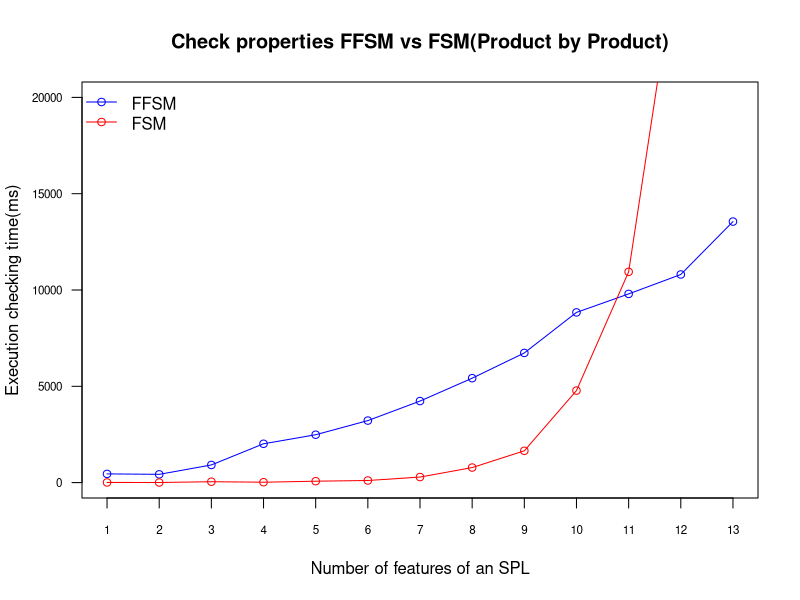
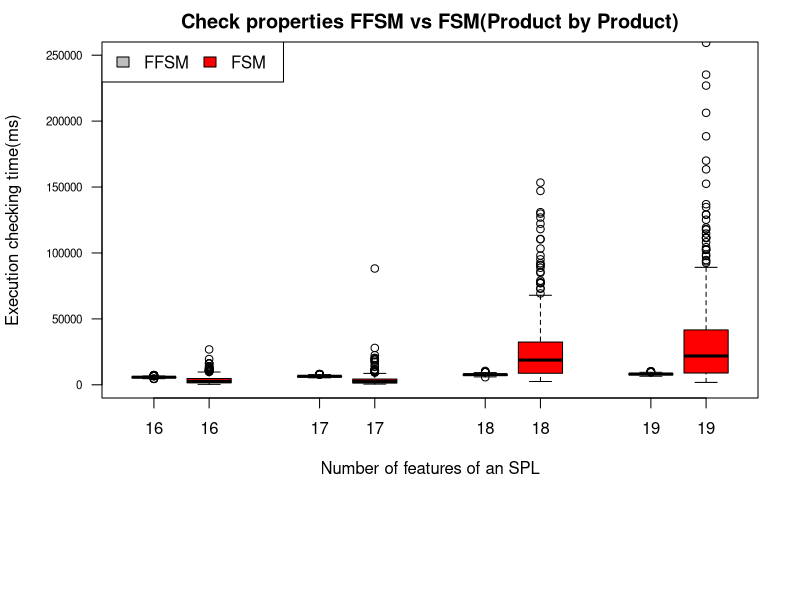

Recreate these plots in R, in order.
rm(list=ls())

Product = c(1,2,3,4,5,6,7,8,9,10,11,12,13)

ffsm = c(452,429,917,2016,2486,3220,4234,5421,6732,8837,9798,10806,13553)
fsm = c(7,4,46,20,72,109,288,781,1651,4778,10945,28753,88204)


plot(Product, ffsm, type="o", main="Check properties FFSM vs FSM(Product by Product)",
     col="blue", xlab="Number of features of an SPL", ylab="Execution checking time(ms)",
     ylim=c(0, 20000),  xaxt="n", yaxt="n")
lines(Product, fsm, col = "red", lty = 1, type="o", lwd=1)
ex2 <- expression("FFSM", "FSM")
legend("topleft", legend=ex2, lty=c(1,1), lwd=c(1,1), col=c("blue", "red"), 
       adj = c(0, .6), cex=1, pch=c(1,1), bty="n")
axis(1, at=Product,labels=Product, col.axis="black", las=1, cex.axis=0.7)
axis(2, col.axis="black", las=2, cex.axis=0.7)

mar.default <- c(5,4,4,2) + 0.1
par(mar = mar.default + c(0, 1, 0, 0))

data<-data.frame(
  ffsm16 = c(5635,5454,4958,5693,5629,5855,5289,5934,5275,5838,5151,5875,5934,5828,7075,5462,5104,5846,5934,5873,5702,5852,5954,5831,5012,5886,5563,5881,5753,5849,5890,5345,5286,5800,5647,5915,5247,5799,5698,5652,5676,5762,5358,5361,6807,5824,5104,5908,5198,5293,5837,5904,4961,5393,5286,5900,5861,5904,5138,5604,4836,5890,5554,6007,7112,5914,5784,5775,4678,6080,5652,5802,6012,5542,5599,5733,5879,5739,4576,5786,5891,5846,7054,5733,5459,5971,4448,5823,5910,5891,5216,5606,6190,5822,5358,5510,4923,5902,5929,5816,5495,5839,5418,5954,5988,5913,5015,5817,4830,5960,4625,5839,5257,5807,4795,5811,5706,5510,5828,5835,5965,5896,6663,5313,5433,5340,5167,5633,5950,5777,5218,5451,4529,6002,5813,5874,5773,7166,5384,5814,5825,5284,5810,5955,5401,5843,5012,5351,5443,5647,5517,5373,5850,5870,5246,5902,5479,5901,5873,5772,4778,5601,4819,5852,5628,5857,5119,5351,5851,5699,5256,5827,4854,5798,4795,5804,6827,5305,5842,5878,6808,6092,5701,5366,5351,5884,5329,5725,5746,5294,4878,5720,5346,5895,5797,5376,5442,5778,4950,5835,5933,5777,5332,5873,5220,5572,4673,5828,5815,5908,4773,5405,7129,5834,5388,6676,5957,5704,5650,6599,5337,6022,5870,5911,5876,6934,5866,5954,5826,5899,5106,5303,4817,5565,5123,5516,5891,6392,5901,5867,5779,5870,7050,5667,5174,5368,5776,5485,5214,5963,5750,5525,4868,5851,5292,5696,5867,5894,5919,5846,5301,5848,5388,5875,5861,5834,5232,5610,5815,5616,5849,5777,5813,5659,5964,5880,5577,5680,5869,5828,6622,5958,5837,7327,5485,6658,7484,6956,6746,5723,5213,5512,5107,5905,5957,5902,4993,5851,5867,5822,5947,5822,5045,6092,5682,7112,5332,5887,5670,5997,5731,5862,5326,5944,5199,6007,5265,5810,5394,5624,5572,5817,5413,5728,4802,5507,5012,5341,4890,5834,5606,6007,5550,5353,5305,5770,5673,5796,5955,5892,5767,5745,5922,5884,5478,5741,5804,5930,5037,5875,5637,5785,5488,5900,5665,5883,4764,5722,5808,6020,5621,5881,5903,5896,6166,5706,5132,5894,5755,5608,5849,5497,5070,6446,5227,5827,5219,5761,4888,6158,6486,6199,5722,6638,6457,7227,6006,6023,5514,5378,5170,6226,5858,5432,5377,5871,5208,5772,5907,5749),
  fsm16 = c(3225,3868,1766,2034,3590,750,1813,4306,2088,4188,7064,4462,4870,3501,4455,5489,4199,1605,827,3899,2073,1332,10659,5030,10167,5330,9490,4480,2836,2730,4086,4815,12544,10566,7120,7861,1032,3571,3371,4793,1394,4892,4517,1263,7059,3213,3672,5828,2092,4657,11064,14111,13544,10870,12267,8955,8882,11602,10503,7928,10196,8921,7146,3516,9483,7492,2857,7514,2714,4882,5799,1083,3385,1429,5108,2398,2379,1339,2911,1284,1488,2505,1264,2070,4879,5442,3367,822,2471,2319,7631,7578,4017,1849,6213,26838,4510,5390,1482,6514,8643,5321,7714,14025,9806,5376,6845,2392,10298,10770,3628,8181,8233,6722,16381,3790,6355,9258,12452,10669,16185,10799,5631,1254,4224,3164,10188,11310,7693,10575,3883,6632,11749,2569,3287,1524,1221,2789,2649,6776,4290,5692,2142,4244,7773,1662,9700,2089,1659,12369,16120,11169,2599,8033,7171,2223,3568,3955,4764,3761,1097,957,1479,1715,1708,1594,658,1429,666,1186,408,926,2116,1047,330,1982,2008,2047,1992,1195,3394,848,661,2221,2153,2735,3573,762,578,1499,2011,1032,2928,2203,3254,2229,1687,3529,1097,2657,866,2411,499,1094,1316,840,3132,1903,2753,522,3419,2155,2245,4046,3472,7165,5083,3506,4754,789,3700,1060,2853,1486,3563,1284,1039,1803,2483,2583,4044,874,3205,453,1109,5257,1306,4325,2549,6534,4537,3405,1176,1726,1960,1629,1564,1393,4033,1203,1465,972,2346,6297,13115,1516,1322,2122,4618,2026,1098,411,1852,1608,1743,891,2584,1439,1849,761,1411,5232,2794,8576,2878,2668,1629,1050,2709,1863,854,2238,1928,838,841,5483,1117,2998,2135,1829,887,2414,5407,6782,11997,2539,468,821,659,3941,641,3371,3038,494,724,1005,1576,486,4002,2254,2366,2673,6335,7489,4211,7525,2079,2655,2111,3656,743,1906,1481,2121,2286,3038,2506,1733,7740,8535,2203,5130,2614,1642,508,503,717,2655,2373,6089,954,1022,3417,2512,3187,1376,3142,2173,674,4418,19528,2424,2389,2297,2840,1928,3547,482,2241,541,2032,2543,1467,6835,2186,4710,2679,1733,1101,3354,2362,1514,1259,1444,912,1143,2272,557,679,1562,476,2482,2158,932,3461,3532,2311,2730,2565,2952,2616,843,2490,850,546,2234,1257,1927,2668,1202),
  ffsm17 = c(5826,6164,6133,6392,5823,6734,5703,6262,5563,6533,6681,6383,6443,5997,6702,6496,6721,6319,6613,6561,5720,5862,5951,7453,6705,6572,6708,6757,5415,7065,5891,6574,6608,6718,6290,6732,5356,6772,6726,6793,6647,6245,5300,6477,6285,6736,6414,6759,6622,6743,6445,6668,6331,6739,5610,6497,5795,6652,6545,6662,6498,6677,5784,6818,6397,8055,6791,6648,5905,5973,6692,6764,5952,6541,5870,6755,6290,6724,6762,6582,6591,6758,5755,5825,5866,6258,5563,6657,5582,6557,6520,6309,6436,6660,5776,6169,7053,6292,6341,6292,5501,6302,6744,6664,6013,6522,6479,6635,5784,6759,6069,6284,6725,6523,6588,6621,5509,6731,6487,6282,6883,7835,5491,5921,5625,6519,6274,6638,6405,6849,6716,6216,6296,6302,5725,6230,6215,6417,6013,7901,5792,6760,6721,6738,6479,6102,6740,8024,5600,6649,5761,6504,5825,7256,6977,6611,6725,6733,6793,6343,6053,6665,6391,6609,7733,6227,6775,6444,6323,6567,6763,6824,5890,6179,5586,6704,6061,6723,5777,7027,5290,6137,6118,6062,5523,6668,5844,6684,5626,6367,5538,6666,6020,6488,6546,6699,5652,6386,5723,6273,5719,6616,6774,6714,6276,6053,6686,6012,5447,5931,6740,6355,5775,6685,5871,7999,5949,7991,5650,6589,6699,6689,5528,6560,5554,6808,6345,6747,5792,6641,6336,6595,6397,6351,6309,5846,5335,6323,5701,5927,6396,6226,6452,6038,5676,6775,5465,6384,5521,6560,5902,6662,5643,6073,6765,6454,6209,6217,6545,6712,5766,6732,5789,8227,5868,7626,6162,6411,5737,6749,6724,6502,7172,6509,6953,6846,6856,6434,5559,6066,5743,6698,6476,6066,7358,6733,7814,6214,5739,6476,5812,6553,6680,6171,5764,6337,6202,6751,5804,6727,5666,6371,5873,6553,5917,6451,5950,6680,6627,7385,6273,7188,5836,5877,5705,6653,8117,6393,6211,6133,5661,6624,6455,6660,6581,6338,6725,6217,5368,6619,5654,6742,6570,6221,6175,6760,6281,8068,6758,6610,6257,6765,5728,6586,5794,6252,6647,6559,5478,6560,6679,6746,5931,6601,5778,6597,6590,6247,5787,6010,5706,7982,6366,6194,5619,5967,6647,6590,5653,6888,5686,6308,5943,6383,6535,6176,6746,6674,6024,7021,6349,6621,6398,6659,6375,5931,6304,6719,6438,6627,5846,6785,6453,6585,6558,6626,5528,6712,5846,6721),
  fsm17 = c(2493,3789,1623,2088,1640,4510,606,972,618,1055,1950,2030,995,622,922,672,2531,667,1965,814,680,1669,633,611,4009,3453,2890,2948,659,577,4272,756,4945,860,4344,5827,1337,1111,2107,3475,1940,645,1157,1041,2437,1603,1804,1070,1081,1700,2636,1198,1231,3330,1394,1544,1021,2011,1605,3202,8572,3552,5897,3524,4280,2681,11272,2530,942,2841,13588,1763,1733,6902,1830,4689,18375,3482,4461,11433,4898,1285,1130,6383,7773,1528,1935,7666,1933,1963,4566,3021,5710,4805,1260,1645,6794,1784,3966,1521,5200,1198,5206,1420,1486,2017,5258,9920,945,2388,1290,7369,2385,19432,4599,7100,3567,1721,1818,655,1403,1124,614,2618,20073,10438,2984,6467,5912,3324,1002,4743,2343,739,659,2658,1089,1587,2043,3682,921,1942,1051,994,1802,864,3366,731,2952,2319,3558,1185,1945,2393,1727,876,2898,810,940,1209,3174,2060,748,3166,4359,6174,3167,5440,3111,20420,6151,7689,5692,1431,3414,2350,1754,3321,10602,3119,5522,2160,6013,88215,11530,10947,3096,2659,9547,2809,4505,1369,17337,4965,7023,2457,10087,1499,4612,1050,4835,1179,754,2720,3615,1561,5400,4910,3313,1384,1139,1398,1761,1740,1386,1126,1830,3222,707,2818,3674,912,2863,721,748,931,1887,1633,4260,4119,1378,2463,992,833,3599,1552,6722,4551,1665,1238,2930,1909,4859,1757,3087,2648,1909,1059,1565,1138,2864,981,3237,1060,11138,2550,1164,1088,2611,738,1902,1528,945,3264,922,910,3604,591,2486,5073,1890,3341,7138,1074,2379,1859,2949,1273,5985,3547,6278,2044,2437,1310,2757,19229,9760,3191,5376,2114,6394,3452,1225,1536,1245,6364,2878,3765,7604,1707,3406,3856,4074,9258,8648,1197,1616,2597,1310,4460,1999,11086,6278,1679,1202,2872,1420,2757,1672,4408,3607,4498,17227,1705,999,3617,1393,5869,2174,1593,1252,4754,5041,8126,4694,1957,1373,3150,4355,2401,27984,1058,1147,1244,1744,4001,6610,7074,22432,4224,14966,3985,1499,1107,3158,685,941,3995,1058,3357,1514,2121,3190,2667,2455,6008,6813,1845,5819,1098,2911,6727,1716,1591,2624,1076,1834,7793,1930,3457,7934,4952,2137,8189,5484,4307,6272,1147,1209,1157,2334,1171,2862,2042,1570,2929,1313,2192,7469,6545),
  ffsm18 = c(8358,10567,7045,8101,6165,8080,7243,8012,7880,8168,6656,7423,6944,9178,6553,7148,6658,7976,8120,7622,9265,7174,6590,7208,7208,7677,7070,9262,6640,7816,7799,7775,6802,9210,7203,7176,5750,8031,6705,8024,6742,7584,6356,7230,7902,7954,7094,7874,6949,8421,7205,7960,7337,7838,7067,7853,7820,7617,9738,7981,7514,8055,8014,7644,7071,8168,7382,8063,6722,7911,6915,7736,7488,7780,7302,7570,8055,8280,7490,8274,7252,7864,7491,8028,6911,8190,6824,7502,8131,9624,7320,7995,7200,7996,7879,8034,6301,8006,6809,7726,6616,9744,7465,7862,7670,8163,8149,7491,9289,8249,7892,7917,6934,8228,7432,7247,7147,7779,8562,8449,7124,7880,6813,7633,6475,8209,6651,7451,8209,8025,7997,8044,7290,7892,6952,7735,7705,9764,6687,8060,6719,7794,6630,7850,7597,8169,7721,8213,7680,9617,6849,8046,7155,7460,7479,8127,8295,7919,8899,8035,8843,7751,8088,7935,6689,7590,7325,8224,7947,7590,7411,7726,7933,7901,7433,8157,6707,8136,9088,8132,7815,8853,7077,7257,7103,8026,6690,7712,6428,7697,6916,8078,9669,7665,8151,8012,8027,7912,7000,8116,7626,8098,8765,7948,7495,7712,6591,7977,7417,8012,6864,7281,6578,7814,7563,8056,7021,7928,6850,7487,7794,7948,6658,8123,7198,7773,6332,7204,7028,8114,6607,7589,6569,8034,7084,7652,6617,8128,6174,7930,6769,7690,6974,8105,6745,8228,8434,7262,7439,8137,7069,8007,7589,7528,6689,7399,7256,8052,6672,7545,6785,8299,8163,7730,6989,8137,6839,8222,6565,8014,9733,7846,8223,7967,6652,7818,7140,7182,7922,8138,7595,8055,8101,7700,7344,8072,7324,7831,7798,8259,7530,7779,7547,8008,6769,6887,7549,7221,7835,8158,7515,8075,6871,7714,7075,7802,7495,7923,7393,8176,8850,7926,7521,8128,7173,6983,8075,7354,7902,7892,6858,8065,6851,7968,6919,8046,8011,7511,7982,8011,7221,7902,6368,8223,8855,8166,8717,7976,7531,8000,7672,8059,7555,7899,6575,8003,6951,8013,7242,7628,7180,7858,8938,7722,6829,7578,6415,7588,7928,8099,6712,7330,6748,7871,7184,7768,6983,7988,6569,8098,8048,7980,7520,7660,7363,8033,7653,7343,6826,7538,7905,8033,6545,7494,6798,7951,6959,7964,8013,8027,6855,7139,6028,7463,6667,8068,6852,7658,7626,7887),
 fsm18 = c(7742,63009,77208,10790,35714,7626,8675,12722,9136,7475,25932,11539,40717,28695,8665,8043,7029,14238,25102,14012,8821,23479,54243,20862,11578,29288,44391,6351,77387,40875,46157,14776,73253,27943,24013,15021,32240,4116,92263,7523,14333,90907,22738,21360,95165,153368,28605,12887,103351,29233,130931,32361,18531,6959,300532,50696,12588,110382,3560,6531,2513,7961,15669,8130,4655,5894,37097,16259,16210,21219,42280,43425,43777,18923,44506,26404,22508,7905,21877,17530,64819,7932,55247,20094,11995,7979,12643,21114,20960,10027,28728,53947,33337,14523,2573,4943,8497,3075,27421,21289,9291,9964,53522,14944,22183,122187,11016,38707,21193,69301,28799,77715,25859,7395,110592,6923,29342,19867,88769,9242,46005,8400,8950,21273,21696,45818,18189,25038,48012,4963,3658,41036,13285,19004,8882,42010,5106,4833,56988,9697,9048,72852,13235,27309,24938,11567,6050,27149,9175,26901,17808,6072,9441,5648,22156,12687,22791,30422,8509,5173,27680,23802,36828,6456,18838,17557,67911,14217,9978,46382,5906,26323,8000,18848,5697,6395,23410,34969,6233,14082,51709,5187,12109,41549,41340,11897,24222,21806,43445,98019,6882,77066,43050,44547,32825,8580,11039,37259,60613,60690,47201,12665,23395,5668,28512,13801,37454,4563,3396,3036,38611,9415,15013,13172,21150,18152,6659,30373,8311,6298,16187,8877,4279,3118,18916,8265,5230,51753,7308,9502,6903,19730,11491,24179,3380,20373,35196,33116,5123,18204,13036,14714,15050,23208,34521,5056,5083,18929,21169,26453,26147,5464,8293,22954,9901,40792,5318,8432,37558,15735,28089,24369,35604,11549,20818,10424,12282,16672,21247,11848,39933,47317,11017,17842,21131,3760,7482,28539,15979,11868,5544,4042,26078,40918,8618,21309,21780,17871,7929,22234,39453,64328,8946,25067,12644,8383,4630,129833,25237,10509,16086,48495,45542,90588,22500,38911,13270,45597,37936,23633,29990,6479,9686,79021,22849,11813,28420,12710,24233,5736,17927,47295,13384,6746,41273,18883,6389,3706,33054,18328,7328,7485,20300,147059,39011,54764,11308,126900,55086,39561,11840,37919,5560,8641,7629,6796,23149,28890,14044,20523,18663,3081,9645,22550,3128,7889,3657,29013,35830,46713,11493,5760,27568,13809,28500,19522,23709,18428,6236,6072,3807,118102,44284,19891,4815,13738,21433,5458,14009,6074,4460,24189,7425,9816,85663,13985,10018,18433,33093,19789,32491,4525,37240,84960,17512,18694,20482,30930,31322,16557),
 ffsm19 = c(7978,8454,7758,8452,7847,8389,8695,7576,7586,9841,7277,8320,7314,8121,6846,8208,7476,8464,8566,8437,7592,8210,8471,8498,9494,8329,8344,7714,8421,8272,8395,8348,9547,8431,7944,8105,8427,8063,8346,8053,6836,8745,7115,8455,7832,9472,7065,8345,7621,8279,6887,8182,8307,7673,9332,8666,7948,8479,9968,9250,7880,7779,7139,8345,8106,8440,8291,8064,7315,8433,7155,8294,7964,8402,7893,7999,7684,10059,8390,8401,8337,10371,7219,8379,8112,8390,8579,8537,7482,8361,7005,8212,7579,8219,8274,7801,8484,7930,7453,8353,8511,8435,8554,7567,7562,8203,7304,7861,8086,8343,7128,9874,8322,8319,7689,7573,8703,9159,6914,8391,7060,8353,8267,8540,8179,8270,8618,8151,6977,8502,8083,8215,7378,8495,8380,8228,8129,8513,7189,8146,7462,8649,8020,8435,7503,7817,7814,8298,7769,8373,8337,7648,7454,8321,7106,8422,8075,8214,7121,8447,7314,8499,8344,8451,9663,8375,8250,8346,8933,8214,7598,8483,7304,8470,6755,8500,7294,7893,7761,8338,6867,8522,6926,8274,6863,8331,8464,8244,8416,7534,8334,7566,7999,8356,8486,8596,8299,8560,7204,8275,7620,8541,7969,7542,8545,8209,8923,9725,7601,8592,7173,8457,8394,7724,6988,8612,7213,8318,7279,8267,7035,8033,7360,7881,8134,7215,7006,8123,7775,8325,7493,8112,7886,7326,7390,8208,7552,8333,7705,8187,10053,9407,7812,8274,7306,8519,7553,8265,7188,8352,6505,8009,7257,7811,8097,8328,6968,8342,7220,9928,7173,8377,7802,8481,7277,7904,7690,8334,8474,8076,9021,7908,7815,8275,7116,8007,6605,7949,7213,8614,7420,8554,8031,8367,7926,8556,7443,8359,7355,8390,7290,8253,7227,8353,7735,8373,7541,8326,7990,8319,7913,8042,8292,8397,7046,8317,7074,8313,8199,8247,8210,8419,8171,8280,8275,8200,7709,7891,6928,8291,7271,8352,7176,7902,8319,8185,7998,8190,7918,8042,7613,8165,8401,8054,8243,7812,8319,8088,7606,8381,8153,7916,7922,8591,7958,8424,7914,8457,7454,8274,8056,8316,7157,8145,6881,7529,7446,8274,6829,8196,7755,9708,7080,10033,8123,8316,7534,8407,8676,8440,7442,8140,7122,7674,7305,8403,6931,8078,7135,7619,8299,8272,8316,8291,7076,8267,9495,8078,7434,8293,7378,8194,8078,8205,8169,8373,7498,7679,8482,8385),
 fsm19 = c(15741,85771,26182,226942,44058,25553,54659,40861,16590,9729,97661,8416,82759,47780,104344,170022,129198,117669,79451,20620,8958,188487,70720,50904,17652,118051,433358,71452,25869,86699,92476,63846,19649,21580,387547,76417,98796,42057,38225,89110,33730,72962,44693,163423,289883,206301,266817,22280,53033,108180,266653,15696,16693,102701,7570,23181,114714,23146,48600,12644,40750,136986,33843,10862,134791,81358,39282,26077,52529,12780,70377,88769,22977,29739,129001,15282,38494,13722,35016,34620,27921,125203,111555,41646,152490,41252,7383,102510,13196,94617,17704,119275,14294,36905,102322,36300,28811,16719,25239,87742,55743,111664,8083,235252,17965,17889,30671,28099,56654,84241,12780,33889,7091,37000,3232,24357,25277,4418,6885,3674,4919,23610,39150,11071,41631,11834,51748,16736,19609,259353,11288,5713,15780,28799,36087,8336,28872,56157,27213,32901,30786,5805,8480,6339,3164,17622,3966,3180,22767,21841,8353,4552,15804,43191,6040,20176,9919,28974,27576,3659,11314,35855,4358,42475,2987,3010,31494,43165,14819,58508,22383,7858,21381,7231,23548,3358,12719,39964,11128,10136,48819,17062,8061,55417,8442,15866,20135,6171,19499,13421,10694,44303,9583,56206,8758,88754,39633,41069,13347,52518,6283,6185,40454,27068,15940,42893,3127,81162,10096,7858,62634,45550,11043,6207,15168,6435,42802,15856,21886,13374,24541,11767,41290,5120,4995,7838,45586,4236,25670,3493,13063,40639,5683,55631,6530,37504,30944,5234,61635,31416,4848,28501,6532,3104,26849,53433,11501,3015,8698,6963,40144,24431,40137,9542,40224,33256,54050,29404,11063,4540,5810,37101,36533,9920,42258,18879,4214,4594,16883,10156,24189,23630,6064,4740,43620,5973,68677,16809,40912,6710,39496,9604,43991,9549,14773,51981,26274,27566,79837,46938,43678,11985,4733,8639,18931,11904,5581,3618,13137,8565,11393,7431,23023,9942,61698,32050,18463,33994,10973,35081,2799,41671,10946,17941,4238,19758,20060,2981,18481,6885,13131,20600,7232,1926,9599,8804,5294,43618,30060,15226,7257,29103,25792,9979,15015,11132,2410,28125,8288,8955,31154,6217,3266,9520,23704,11608,44636,7288,24380,12701,15713,24237,2970,27139,42621,4840,3845,27688,15076,93652,15977,6014,43938,64898,4603,37583,5799,40033,14613,26026,7521,5628,55800,23385,7718,7261,35293,22730,3210,10195,6424,34497,3514,3301,13533,12722,11348,111274,6259,10611,5157,23288,72283,18353,3253,33228,5695,12468,1836,33338))
boxplot(data,las = 1, xlab="", ylab="", main="Check properties FFSM vs FSM(Product by Product)",
        col = c("gray", "red", "gray", "red", "gray", "red", "gray", "red"),
        at = c(1,2, 4,5, 7,8, 10,11), par(mar = c(10, 5, 2, 2) + 0.1), ylim=c(0, 250000), yaxt="n",
        names = c("16","16","17","17","18","18","19","19")
        )
axis(2, col.axis="black", las=1, cex.axis=0.7)
mtext("Number of features of an SPL", side = 1, line = 3, cex =1, font = 1)
mtext("Execution checking time(ms)", side = 2, line = 4, cex =1, font = 1)
legend("topleft", legend=ex2,  
       cex=1, fill=c("gray", "red"),  horiz=TRUE)

#lines(data,1, col="red",lwd=2.5)

#legend("topleft", inset=.02, legend=ex2, title="Number of Cylinders",
#       col=c("blue", "red"), horiz=TRUE, cex=0.8)

